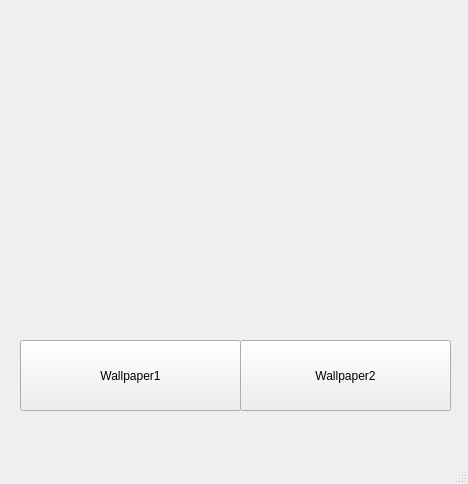
<?xml version="1.0" encoding="UTF-8"?>
<ui version="4.0">
 <class>MainWindow</class>
 <widget class="QMainWindow" name="MainWindow">
  <property name="geometry">
   <rect>
    <x>0</x>
    <y>0</y>
    <width>468</width>
    <height>484</height>
   </rect>
  </property>
  <property name="windowTitle">
   <string>MainWindow</string>
  </property>
  <widget class="QWidget" name="centralwidget">
   <widget class="QLabel" name="Photo">
    <property name="geometry">
     <rect>
      <x>20</x>
      <y>20</y>
      <width>431</width>
      <height>291</height>
     </rect>
    </property>
    <property name="text">
     <string/>
    </property>
    <property name="pixmap">
     <pixmap>../../Pictures/Wallpapers/wallhaven2.png</pixmap>
    </property>
    <property name="scaledContents">
     <bool>true</bool>
    </property>
   </widget>
   <widget class="QPushButton" name="img1">
    <property name="enabled">
     <bool>true</bool>
    </property>
    <property name="geometry">
     <rect>
      <x>20</x>
      <y>340</y>
      <width>221</width>
      <height>71</height>
     </rect>
    </property>
    <property name="text">
     <string>Wallpaper1</string>
    </property>
   </widget>
   <widget class="QPushButton" name="img2">
    <property name="geometry">
     <rect>
      <x>240</x>
      <y>340</y>
      <width>211</width>
      <height>71</height>
     </rect>
    </property>
    <property name="text">
     <string>Wallpaper2</string>
    </property>
   </widget>
  </widget>
  <widget class="QMenuBar" name="menubar">
   <property name="geometry">
    <rect>
     <x>0</x>
     <y>0</y>
     <width>468</width>
     <height>23</height>
    </rect>
   </property>
  </widget>
  <widget class="QStatusBar" name="statusbar"/>
 </widget>
 <resources/>
 <connections/>
</ui>
